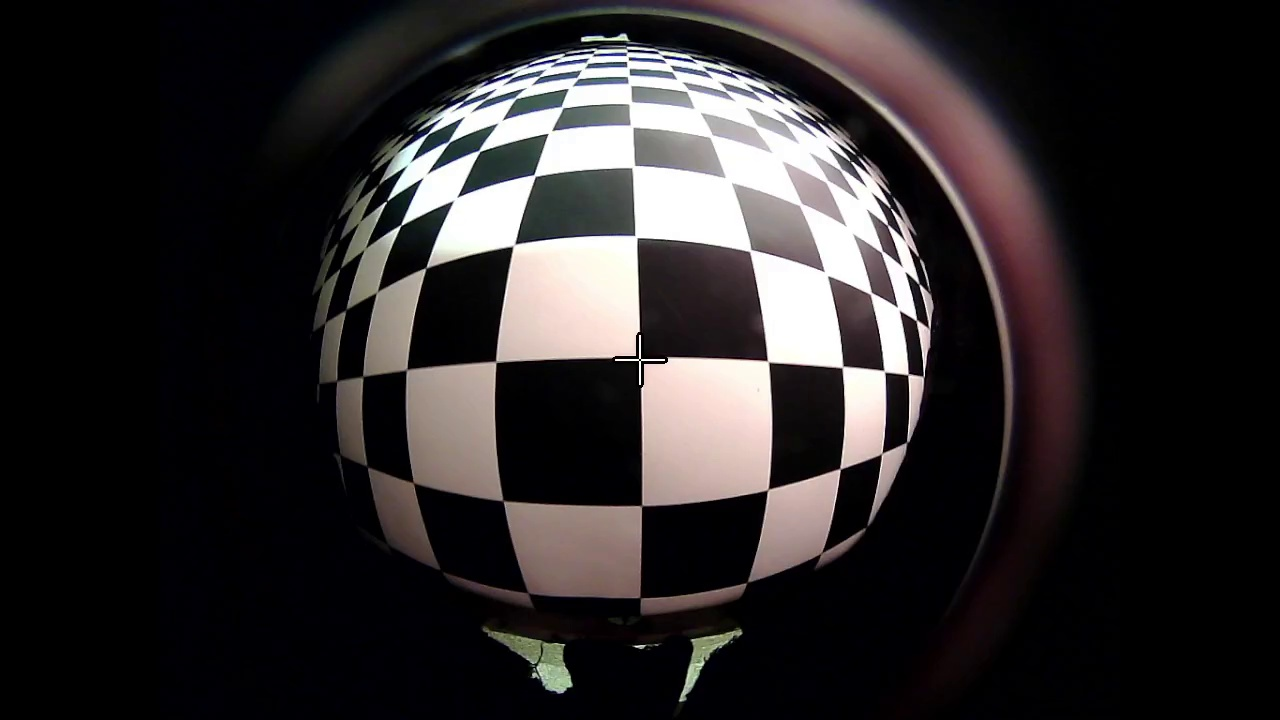
#> input picture Model/George_scripts/bb_arena_undistortion/frame_0000.jpg, 1280 x 720 px
$ python test_gaussian_sphere.py ../bb_arena_undistortion/frame_0000.jpg
#> lines starting #> are read from the running program, lines starting #| are printed output that depends on the picture
import numpy as np
import matplotlib.pyplot as plt
from scipy.ndimage import gaussian_filter
import sys

# Function to create a Gaussian matrix with spherical distortion
def gaussian_matrix(shape, sigma, distortion_factor):
    x, y = np.meshgrid(np.arange(-shape[0]//2, shape[0]//2), np.arange(-shape[1]//2, shape[1]//2))
    x_distorted = x / distortion_factor
    y_distorted = y * distortion_factor
    gaussian = np.exp(-(x_distorted**2 + y_distorted**2) / (2 * sigma**2))
    gaussian /= np.sum(gaussian)
    return gaussian

# Function to apply Gaussian filter with spherical distortion to an image
def apply_gaussian_filter_with_distortion(image, sigma, distortion_factor):
    gaussian_kernel = gaussian_matrix(image.shape, sigma, distortion_factor)
    filtered_image = np.zeros_like(image, dtype=float)

    for i in range(image.shape[2]):  # Assuming image is a 3D array (height x width x channels)
        filtered_image[:, :, i] = gaussian_filter(image[:, :, i], sigma, mode='nearest', order=0)

    return filtered_image, gaussian_kernel

# Example usage
# Load an example image
image = plt.imread(sys.argv[1])
#> image is the input picture: shape (720, 1280, 3); mean R, G, B 45.7, 42.1, 42.9

# Set parameters
sigma = 2.3184  # Standard deviation of the Gaussian kernel
distortion_factor = 5  # Adjust the distortion factor as needed

# Apply Gaussian filter with spherical distortion
filtered_image, gaussian_kernel = apply_gaussian_filter_with_distortion(image, sigma, distortion_factor)
#> after the loop in apply_gaussian_filter_with_distortion, `for i in range(image.shape[2]):`:
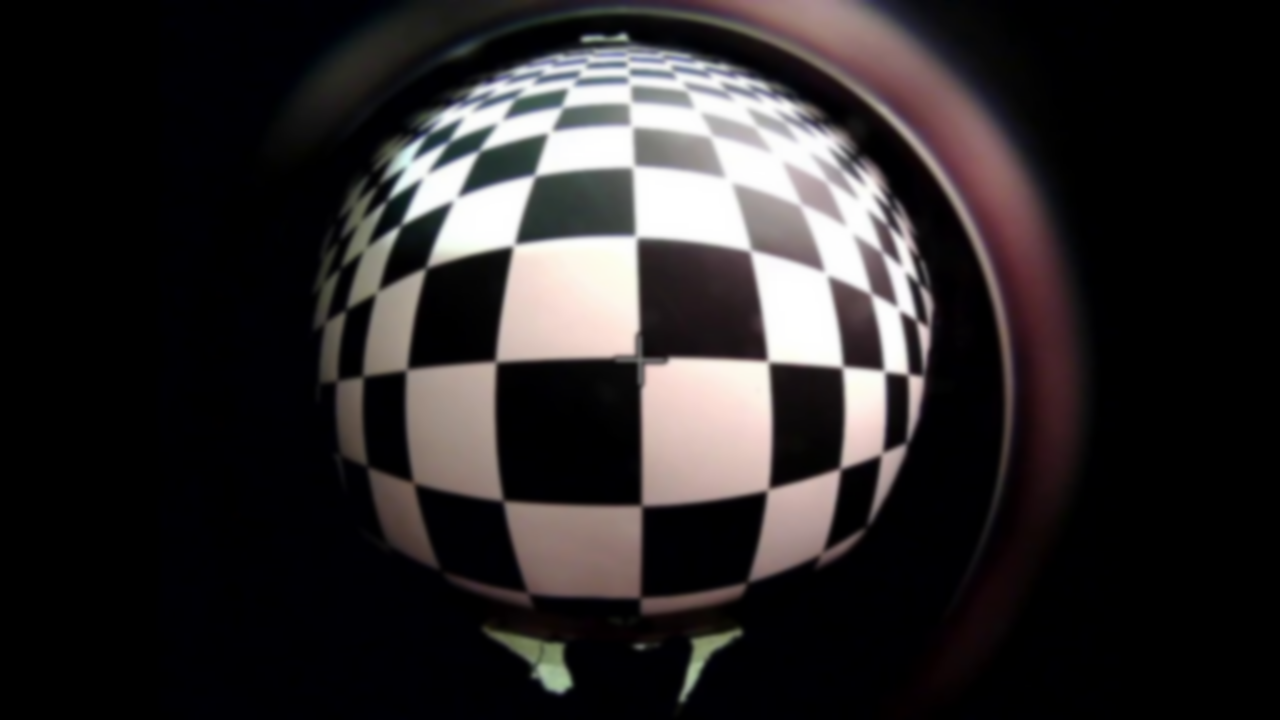
#> filtered_image: shape (720, 1280, 3) float64; mean R, G, B 45.2, 41.6, 42.2

# Display the original and filtered images
plt.figure()

plt.subplot(1, 3, 1)
plt.imshow(image)
plt.title('Original Image')

plt.subplot(1, 3, 2)
plt.imshow(filtered_image)
plt.title('Filtered Image with Spherical Distortion')

plt.subplot(1, 3, 3)
plt.imshow(gaussian_kernel, cmap='viridis', interpolation='none')
plt.title('Gaussian Kernel with Spherical Distortion')

plt.show()
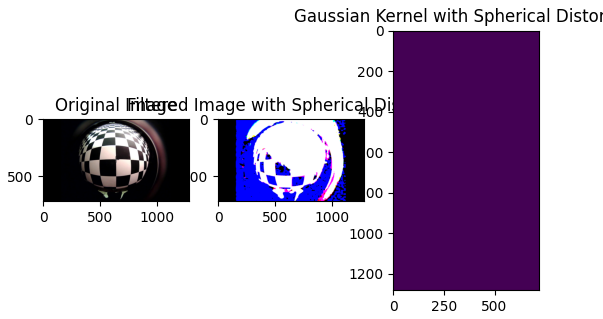
#> figure drawn by matplotlib, 3 panels
